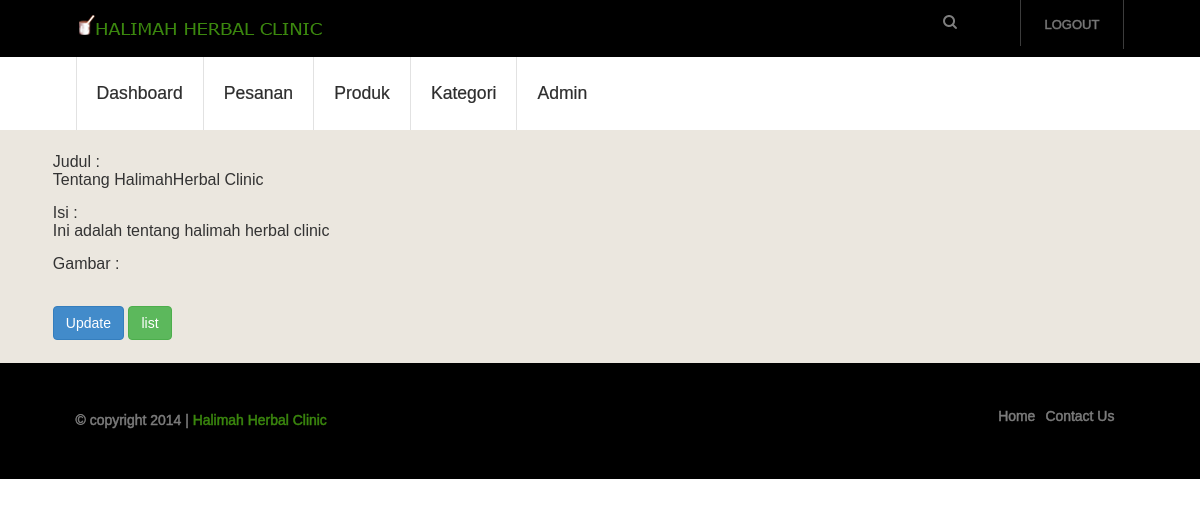
Page /index.php?module=detailTentang&id=1 (signed in) on the committed database.
### tables this page shows
CREATE TABLE IF NOT EXISTS `tentang` (
`id` int(11) NOT NULL,
  `judul` varchar(255) NOT NULL,
  `isi` varchar(255) NOT NULL,
  `image` varchar(255) NOT NULL
);

### config/get_data.php (called while the page is built)
<?php
$id         = $_GET['id'];
$modulecase = substr(strstr(strtolower(preg_replace('/\B([A-Z])/', ' $1', $module)), " "), 1);
$query      = "SELECT * FROM $modulecase WHERE id = $id";
$data       = mysql_query($query);
while ($data = mysql_fetch_assoc($data)) {
	$datas[] = $data;
}
?>

### tentang/detail.php (the view, shortened to what this page needs)
<?php
require_once "config/get_data.php";
?>
<?php foreach ($datas as $key => $ten): ?>
	<div class="form-group">
		<label>Judul :</label>
		<?php echo $ten['judul'] ?>
	</div>
	<div class="form-group">
		<label>Isi :</label>
		<?php echo $ten['isi'] ?>
	</div>
	<div class="form-group">
		<label>Gambar :</label>
	</div>
	<div>
		<a href="index.php?module=update<?php echo ucfirst($modulecase); ?>&id=<?php echo $id ?>" class="btn btn-outline btn-primary">Update</a>
		<a href="index.php?module=list<?php echo ucfirst($modulecase); ?>" class="btn btn-outline btn-success">list</a>
	</div>
<?php endforeach ?>

### layout/css/slider.css (style rules this page uses)
.btn { background: #57C5A0; color: #ffffff; padding: 25px 12px 10px; display: inline-block; line-height: 1.8em; }

### layout/css/style.css (style rules this page uses)
html,body,div,span,applet,object,iframe,h1,h2,h3,h4,h5,h6,p,blockquote,pre,a,abbr,acronym,address,big,cite,code,del,dfn,em,img,ins,kbd,q,s,samp,small,strike,strong,sub,sup,tt,var,b,u,i,dl,dt,dd,ol,nav ul,nav li,fieldset,form,label,legend,table,caption,tbody,tfoot,thead,tr,th,td,article,aside,canvas,details,embed,figure,figcaption,footer,header,hgroup,menu,nav,output,ruby,section,summary,time,mark,audio,video { margin:0;padding:0;border:0;font-size:100%;font:inherit;vertical-align:baseline; }
a { text-decoration:none; }
body { font-family: 'Maven Pro', sans-serif; background:#ffffff; font-size: 100%; }

### index.php (style rules this page uses)
label { display: block; }

### rows in the picture
tentang: judul "Tentang HalimahHerbal Clinic", isi "Ini adalah tentang halimah herbal clinic"
